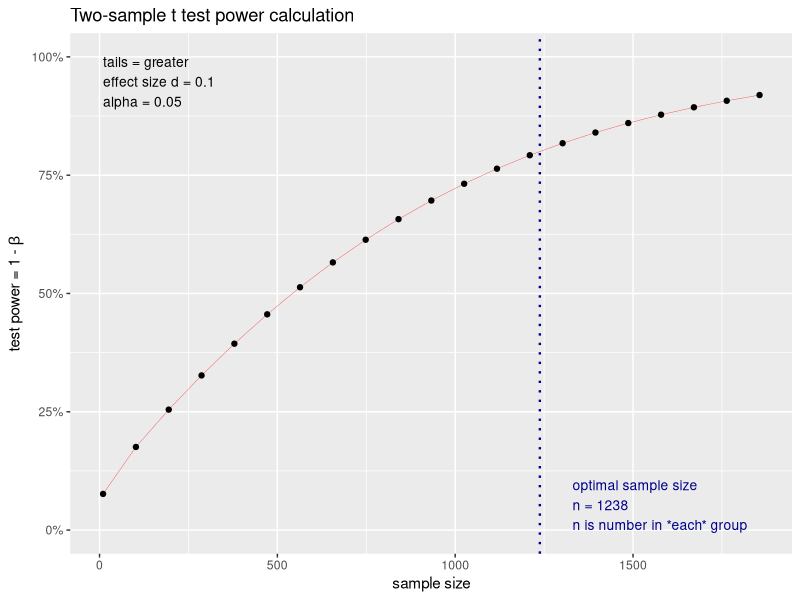
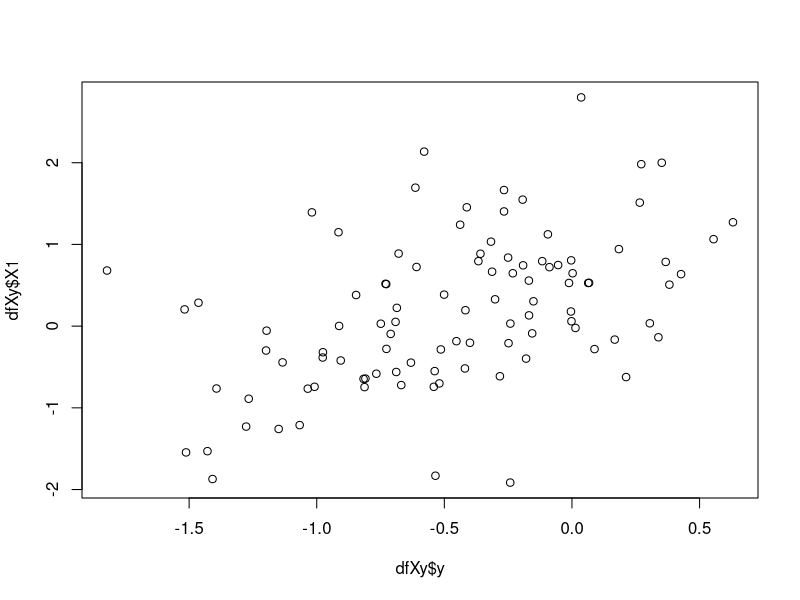
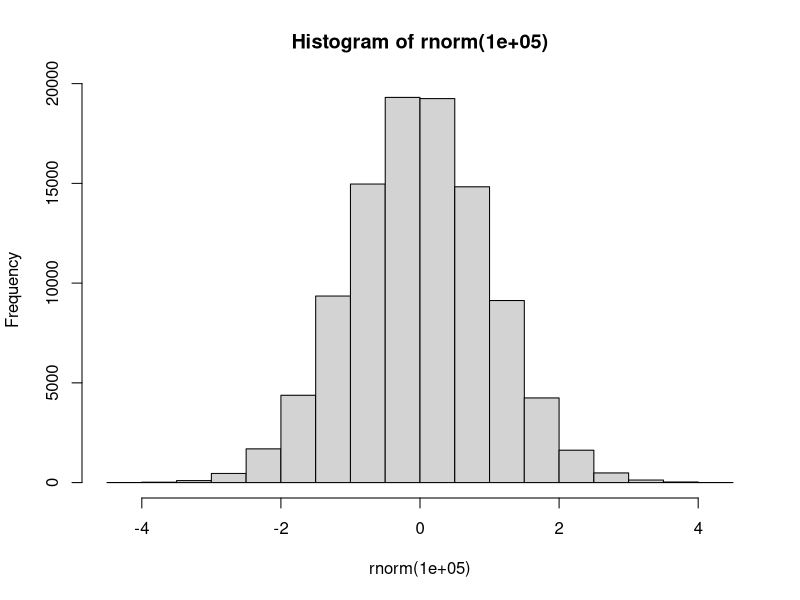

R code for these plots, in order:
## ---- chunk 1
knitr::opts_chunk$set(echo = TRUE, eval = FALSE)
## ---- chunk 2
library(pwr)

pwr.f2.test(u = 1, v = NULL, f2 = .05, power = .8)

## ---- chunk 3
tPower = pwr.t.test(n = NULL, d = 0.1, power = 0.8, 
                    type= "two.sample", alternative = "greater")

plot(tPower)
## ---- chunk 4
# predictors and response
N = 100 # sample size
k = 2   # number of desired predictors
X = matrix(rnorm(N*k), ncol=k)  
y = -.5 + .2*X[,1] + .1*X[,2] + rnorm(N, sd=.5)  # increasing N will get estimated values closer to these

dfXy = data.frame(X,y)

plot(dfXy$y, dfXy$X1)
## ---- chunk 5
lmfuncLS = function(par, X, y){
  # arguments- par: parameters to be estimated; X: predictor matrix with intercept 
  # column, y: response
  
  # setup
  beta = par                                   # coefficients
  
  # linear predictor
  LP = X%*%beta                                # linear predictor
  mu = LP                                      # identity link
  
  # calculate least squares loss function
  L = crossprod(y-mu)
}
## ---- chunk 6

X = cbind(1, X)

init = c(1, rep(0, ncol(X)))

names(init) = c('sigma2', 'intercept','b1', 'b2')
## ---- chunk 7
optlmLS = optim(par = init[-1], fn = lmfuncLS, 
                X = X, y = y, control = list(reltol = 1e-8))

optlmLS$par
## ---- chunk 8
modlm = lm(y~., dfXy)

summary(modlm)
## ---- chunk 9
# Example
QRX = qr(X)
Q = qr.Q(QRX) # Orthogonal matrix
R = qr.R(QRX) # Upper triangle
Bhat = solve(R) %*% crossprod(Q, y)
qr.coef(QRX, y)
## ---- chunk 10
coefs = solve(t(X)%*%X) %*% t(X)%*%y
## ---- chunk 11
basicExample = lm(mpg ~ wt + qsec, data = mtcars)
summary(basicExample)
## ---- chunk 12
basicExample$coefficients['(Intercept)'] + 
  basicExample$coefficients['wt'] * mtcars$wt[1] +
  basicExample$coefficients['qsec'] * mtcars$qsec[1]


mtcars$mpg[1]
## ---- chunk 13
hist(rnorm(100000))
## ---- chunk 14
t.test(mtcars$mpg ~ mtcars$am, alternative = "two.sided")
## ---- chunk 15
anovaTest = aov(mpg ~ as.factor(gear), data = mtcars, projections = TRUE)
summary(anovaTest)
coefficients(anovaTest)
